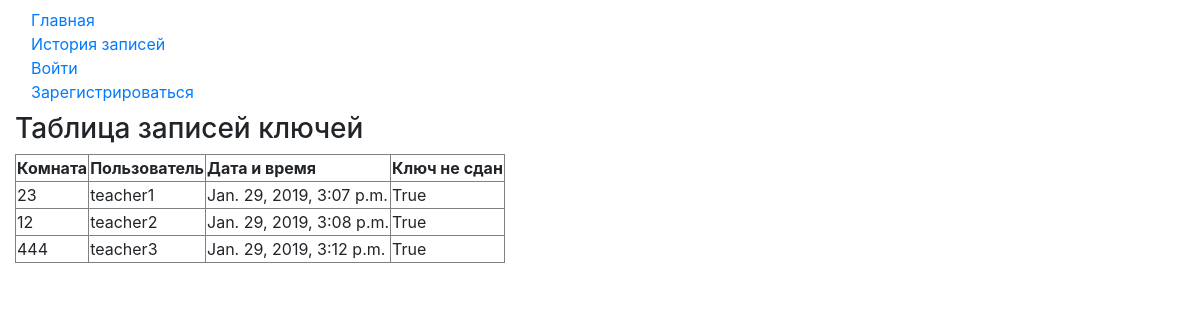
The app's page /keeper/history/, older data.
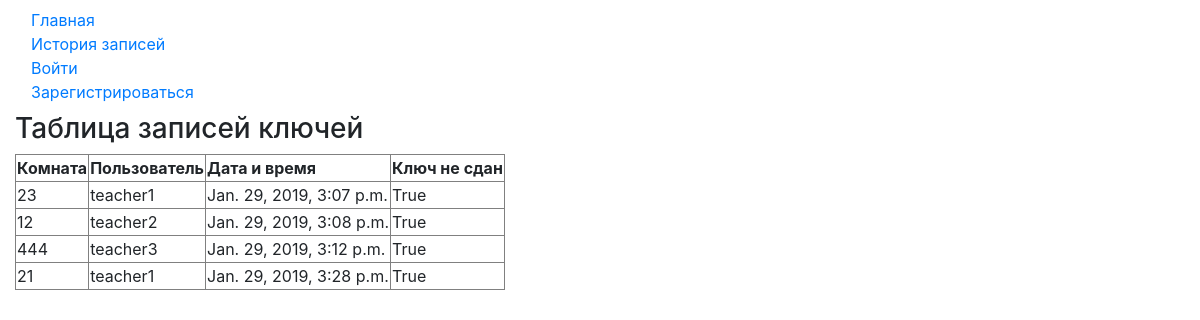
The same page, newer data.
### keeper/models.py (models this page shows, shortened)
class History(models.Model):
    key = models.IntegerField()
    time_cr = models.DateTimeField(default=timezone.now)
    user_id = models.ForeignKey(User, on_delete=models.CASCADE)
    active = models.BooleanField(default=True)

### keeper/views.py (the view)
# urls.py: path('history/', views.history, name='history'),
def history(request):
    hist_list = History.objects.all()
    context = {'hist_list': hist_list}
    return render(request, 'history.html', context)

### keeper/templates/history.html (shortened to what this page needs)
<!DOCTYPE html>
<html lang="en">
<head>
    <link rel="stylesheet" href="https://stackpath.bootstrapcdn.com/bootstrap/4.2.1/css/bootstrap.min.css">
</head>
<body>
{% include "includes/nav_bar.html" %}
<div class="container-fluid">
    {% if hist_list %}
            <h3>Таблица записей ключей</h3>
            <table border="1">
            <tr>
                <th>Комната</th>
                <th>Пользователь</th>
                <th>Дата и время</th>
                <th>Ключ не сдан</th>
            </tr>
            {% for elem in hist_list %}
                <tr><td>{{ elem.key }}</td> <td>{{ elem.user_id.username }}</td> <td>{{ elem.time_cr }}</td> <td>{{elem.active}}</td> </tr>
            {% endfor %}
            </table>
    {% else %}
        <p>No history yet</p>
    {% endif %}
</div>
</body>
</html>

Row changes from the older to the newer data that the page shows:
added History: key "21", user_id.username "teacher1", time_cr "Jan. 29, 2019, 3:28 p.m.", active "True"
